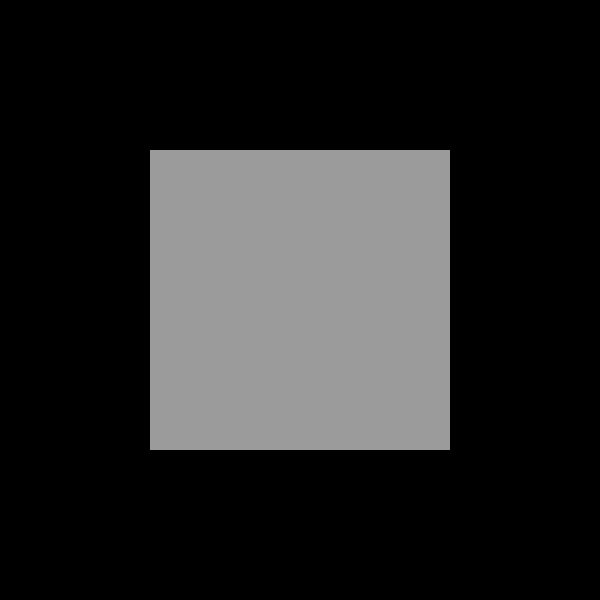
Frame 1 (no input)
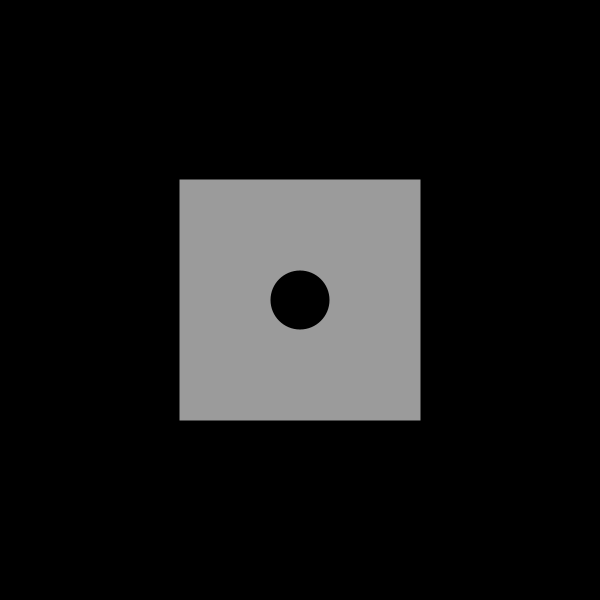
Frame 60 (the mouse pressed at the canvas centre just before this capture)
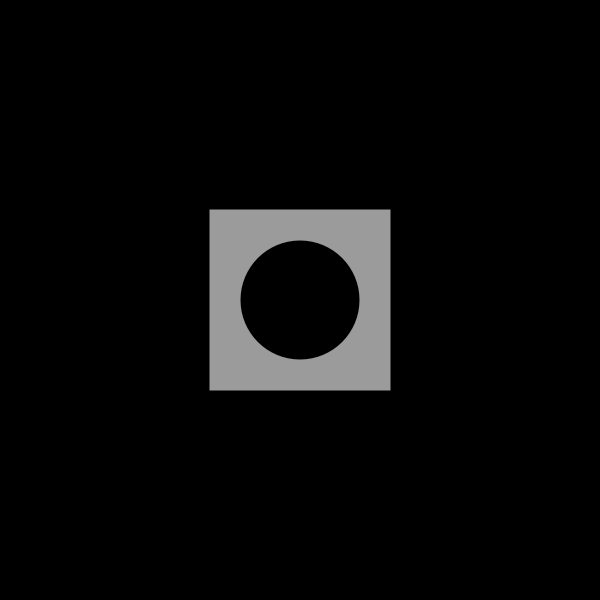
Frame 120 (the mouse held since frame 60 and released just before this capture)

The Processing sketch that drew these frames (run headless with seeded random() and noise(); from frame 60 on, the mouse is pressed at the canvas centre):

// Processing sketch: Homework_3_JordanKane
// ── Homework_3_JordanKane.pde
/* Jordan Kane 
Creative Coding HW #3
02/21/2019
*/


//ellipse int radius
int radius=0;

//rect int length
int length=300;

// value for mouseClicked
int value = 0;

boolean rectShrink = true;
boolean ellipseShrink = false;

void setup() {
  size(600, 600);
  noStroke();
  smooth(); 
  rectMode(CENTER); 
  
}

void draw() {
  background(value);

  fill(155);
  rect(width/2, height/2, length, length);

  // Make smaller if shrinking, bigger otherwise
  if (rectShrink) length--;
  else length++;

  if (length == 150 || length == 300) rectShrink = !rectShrink;

  fill(value);
  ellipse(width/2, height/2, radius, radius);
  
  // Make smaller if shrinking, bigger otherwise
  if (ellipseShrink) radius--;
  else radius++;
  
  if (radius == 0 || radius == 150) ellipseShrink = !ellipseShrink;
  
}

void mouseClicked() {
  if (value == 0) {
    value = 255;
  } else {
    value = 0;
  }
}
